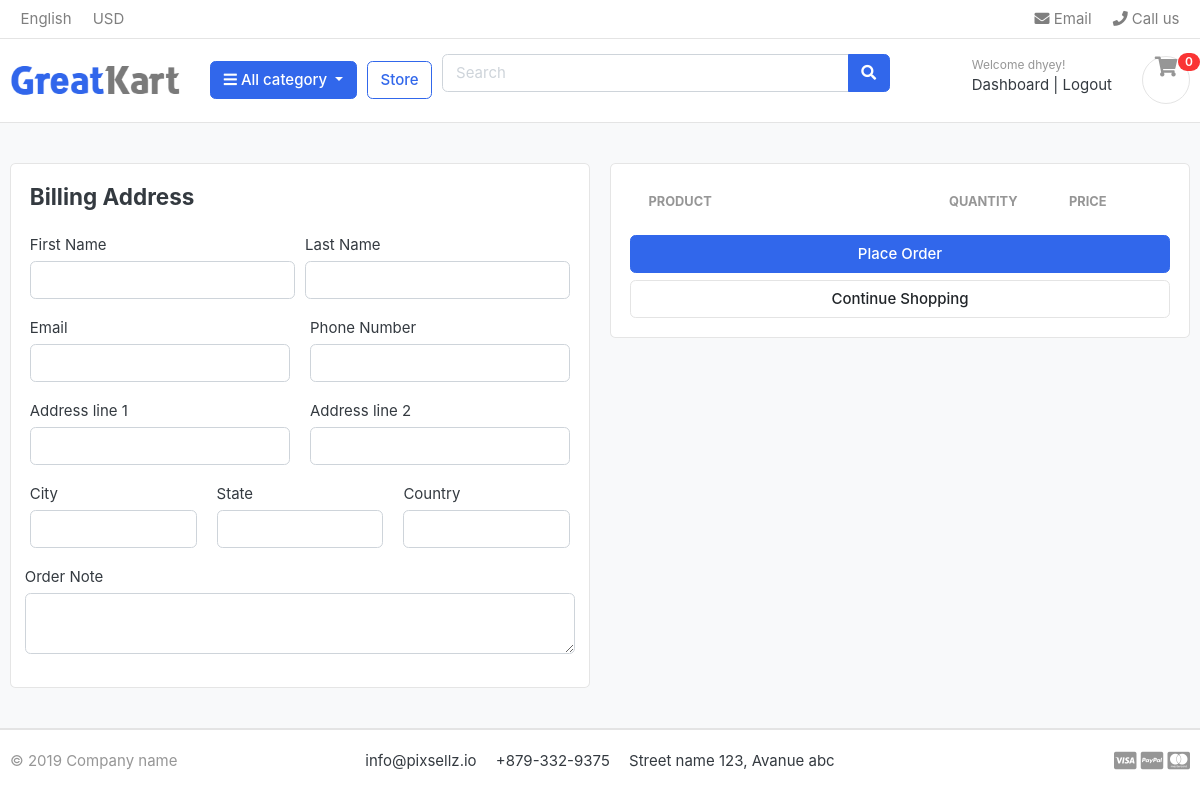
Before: /carts/checkout/ (signed in) with the older database file.
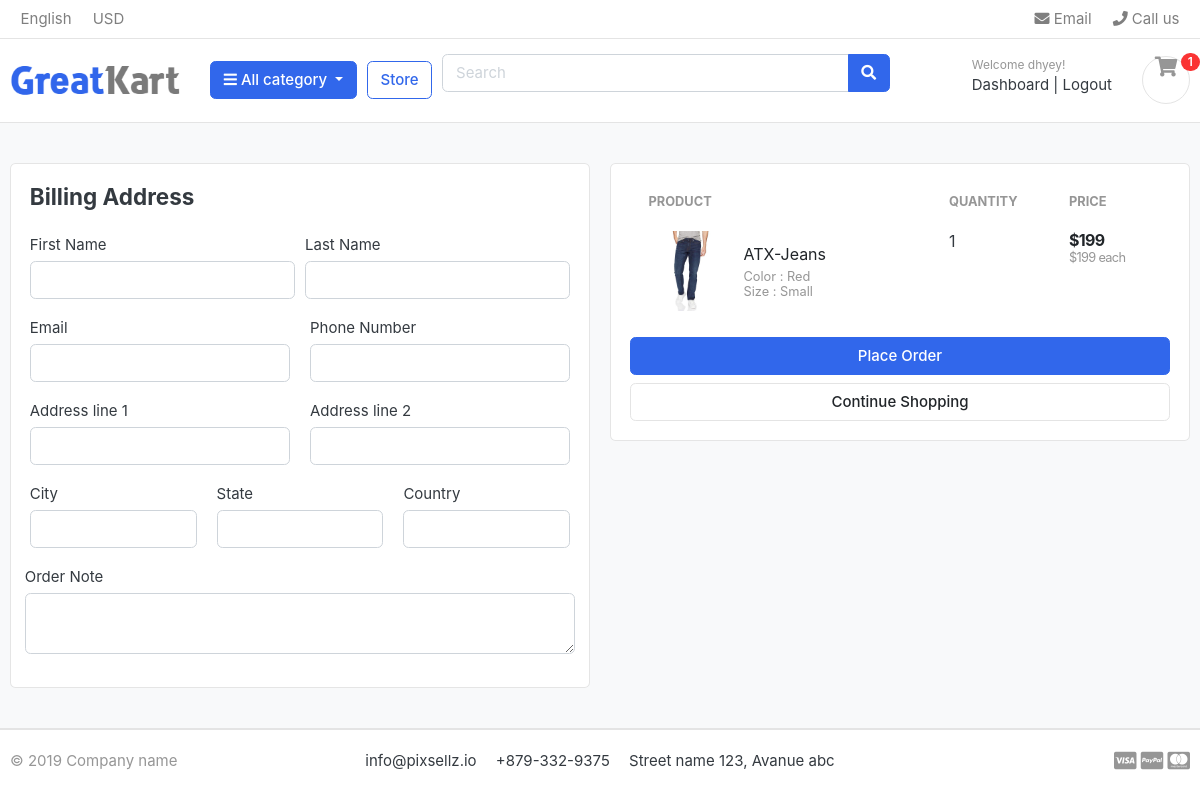
After: the same page with the newer database file.
### carts/models.py (models this page shows, shortened)
class CartItem (models.Model):
    user = models.ForeignKey(Account, on_delete=models.CASCADE, null =True)
    product = models.ForeignKey(Product, on_delete= models.CASCADE)
    variations = models.ManyToManyField(Variation, blank=True, )
    cart = models.ForeignKey(Cart, on_delete=models.CASCADE,null= True)
    quantity = models.IntegerField()
    is_active = models.BooleanField(default=True)
    def sub_total(self):
        return self.product.price * self.quantity

### store/models.py (models this page shows, shortened)
class Product (models.Model):
    product_name = models.CharField(max_length=200, unique=True)
    slug = models.SlugField(max_length=200, unique=True)
    description = models.TextField(max_length=255,blank=True)
    price = models.IntegerField()
    image = models.ImageField(upload_to='photos/products',)
    stock  = models.IntegerField()
    is_available = models.BooleanField(default=True)
    category = models.ForeignKey(Category, on_delete=models.CASCADE)
    created_date = models.DateTimeField(auto_now_add=True)
    modified_date  = models.DateTimeField(auto_now = True)
    def get_url(self):
        return reverse('product_detail', args=[self.category.slug,self.slug])

class Variation(models.Model):
    product = models.ForeignKey(Product, on_delete=models.CASCADE)
    variation_category = models.CharField(max_length=100,choices=variation_category_choice)
    variation_value    = models.CharField(max_length=100)
    is_active          = models.BooleanField(default=True)
    created_date       = models.DateTimeField(auto_now=True)
    objects = VariationManager()

### carts/views.py (the view)
# urls.py: path('checkout/', views.checkout, name= "checkout"),
@login_required(login_url='login')
def checkout(request,total=0,quanitity=0,cart_items=None):
    try:
        if request.user.is_authenticated:
            cart_items = CartItem.objects.filter(user = request.user, is_active= True)
        else:
            cart = Cart.objects.get(cart_id =_cart_id(request))
            cart_items = CartItem.objects.filter(cart=cart, is_active=True)
        for cart_item in cart_items:
            total += (cart_item.product.price * cart_item.quantity)
            quanitity += cart_item.quantity
        tax_rate = 0.2
        tax = total+tax_rate
        grand_total = total + tax
    except Cart.DoesNotExist:
        cart_items = []
        tax=0
        grand_total =0
    context = {
        'total':total,
        'quantity': quanitity,
        'cart_items': cart_items,
        'tax':tax,
        'grand_total':grand_total,
    }
    return render(request, "store/checkout.html",context)

### carts/context_processors.py (called while the page is built)
def counter(request):
    cart_count=0
    if 'admin' in request.path:
        return {}
    else:
        try:
            cart = Cart.objects.filter(cart_id = _cart_id(request))
            if request.user.is_authenticated:
                cart_items = CartItem.objects.all().filter(user=request.user)
            else:
                cart_items = CartItem.objects.all().filter(cart=cart[:1])
            for cart_item in cart_items:
                cart_count += cart_item.quantity
        except Cart.DoesNotExist:
            cart_count = 0
    return dict(cart_count=cart_count)

### carts/views.py (called while the page is built)
def _cart_id(request):
    cart = request.session.session_key
    if not cart:
        cart = request.session.create()
    return cart

### category/context_processors.py (called while the page is built)
def menu_links(request):
    links = Category.objects.all() #fetch all the categories form database
    return dict(links= links)

### category/models.py (called while the page is built)
    def get_url(self):
        return reverse('products_by_category', args=[self.slug])

### templates/store/checkout.html (shortened to what the changed rows need)
{% extends 'base.html' %}
{%load static%}
{%block content%}
<section class="section-content padding-y bg">
    <div class="container">
    <div class="row">
        <aside class="col-lg-6">
            <div class="card">
            <div class="card-body">
                <table class="table table-borderless table-shopping-cart">
                    <thead class="text-muted">
                    <tr class="small text-uppercase">
                      <th scope="col">Product</th>
                      <th scope="col" width="120">Quantity</th>
                      <th scope="col" width="120">Price</th>
                    </tr>
                    </thead>
                    <tbody>
                        {%for cart_item in cart_items%}
                            <tr>
                                <td>
                                    <figure class="itemside align-items-center">
                                        <div class="aside"><img src="{{cart_item.product.image.url}}" class="img-sm"></div>
                                        <figcaption class="info">
                                            <a href="{{cart_item.product.get_url}}" class="title text-dark">{{cart_item.product.product_name}}</a>
                                            <p class="text-muted small">
                                                {% if cart_item.variations.all %}
                                                    {%for item in cart_item.variations.all %}
                                                        {{ item.variation_category | capfirst }} : {{ item.variation_value | capfirst}}
                                                        <br>
                                                    {% endfor %}
                                                {% endif %}
                                            </p>
                                        </figcaption>
                                    </figure>
                                </td>
                                <td>
                                    <label for="">{{cart_item.quantity}}</label>
                                </td>
                                <td>
                                    <div class="price-wrap">
                                        <var class="price">${{cart_item.sub_total}}</var>
                                        <small class="text-muted"> ${{cart_item.product.price}} each </small>
                                    </div>
                                </td>
                            </tr>
                        {% endfor %}
                    </tbody>
                    </table>
            </div>
        </div>
    </aside>
    </div>
    </div>
    </section>
{%endblock%}

### templates/includes/navbar.html (shortened to what this page needs)
{%load static%}
<header class="section-header">
    <nav class="navbar p-md-0 navbar-expand-sm navbar-light border-bottom">
    <div class="container">
      <div class="collapse navbar-collapse" id="navbarTop4">
        <ul class="navbar-nav mr-auto">
            <li class="nav-item dropdown">
                 <a href="#" class="nav-link">   English </a>
            </li>
            <li class="nav-item dropdown">
                <a href="#" class="nav-link"> USD </a>
            </li>
        </ul>
        <ul class="navbar-nav">
            <li><a href="#" class="nav-link"> <i class="fa fa-envelope"></i> Email </a></li>
            <li><a href="#" class="nav-link"> <i class="fa fa-phone"></i> Call us </a></li>
        </ul>
      </div>
    </div>
    </nav>
    <section class="header-main border-bottom">
        <div class="container">
    <div class="row align-items-center">
        <div class="col-lg-2 col-md-3 col-6">
            <a href="{% url 'home'%}" class="brand-wrap">
                <img class="logo" src="{%static './images/logo.png'%}">
            </a>
        </div>
        <div class="col-lg col-sm col-md col-6 flex-grow-0">
            <div class="category-wrap dropdown d-inline-block float-right">
                <button type="button" class="btn btn-primary dropdown-toggle" data-toggle="dropdown">
                    <i class="fa fa-bars"></i> All category
                </button>
            </div>
        </div>
        <a href="{% url 'store' %}" class="btn btn-outline-primary">Store</a>
        <div class="col-lg  col-md-6 col-sm-12 col">
            <form action="{% url 'search' %}" class="search" method = "GET">
                <div class="input-group w-100">
                    <input type="text" class="form-control" style="width:60%;" placeholder="Search" name = "keyword">
                    <div class="input-group-append">
                      <button class="btn btn-primary" type="submit">
                        <i class="fa fa-search"></i>
                      </button>
                    </div>
                </div>
            </form>
        </div>
        <div class="col-lg-3 col-sm-6 col-8 order-2 order-lg-3">
                    <div class="d-flex justify-content-end mb-3 mb-lg-0">
                        {% if user.id is None %}
                            <div class="widget-header">
                                <small class="title text-muted">Welcome guest!</small>
                                <div>
                                    <a href="{% url 'login' %}">Sign in</a> <span class="dark-transp"> | </span>
                                    <a href="{% url 'register' %}"> Register</a>
                                </div>
                            </div>
                        {% else %}
                            <div class="widget-header">
                                <small class="title text-muted">Welcome {{ user.first_name }}!</small>
                                <div>
                                    <a href="{% url 'dashboard' %}">Dashboard</a> <span class="dark-transp"> | </span>
                                    <a href="{% url 'logout' %}">Logout</a>
                                </div>
                            </div>
                        {% endif %}
                        <a href="{% url 'cart' %}" class="widget-header pl-3 ml-3">
                            <div class="icon icon-sm rounded-circle border"><i class="fa fa-shopping-cart"></i></div>
                            <span class="badge badge-pill badge-danger notify">{{ cart_count }}</span>
                        </a>
                    </div>
                </div>
    </div>
        </div>
    </section>
    </header>

Changed rows visible on the page:
added CartItem: product.image (picture), product.product_name "ATX-Jeans", quantity "1", sub_total "199", product.price "199"
now on this page (row unchanged): Variation: variation_category "Color", variation_value "Red"
now on this page (row unchanged): Variation: variation_category "Size", variation_value "Small"
Other visible differences:
{{ cart_count }}: "0" → "1"
